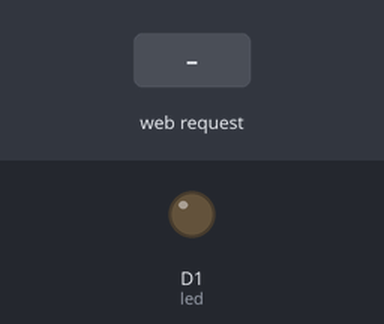
Bench run of a sketch on a simulated ESP8266 (NodeMCU). On the bench: output pins drawn as LEDs (lit = HIGH). Inputs (shaded band) come from the test bench. WiFi joins after 1.5 s; servers stay silent unless stated; what the sketch prints to the serial monitor is not drawn.

Above: at 2.7 s.
2.8 s: HTTP request GET /on received
At 3.6 s:
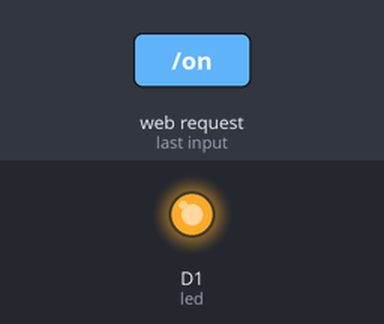
4.3 s: HTTP request GET /off received
At 4.8 s:
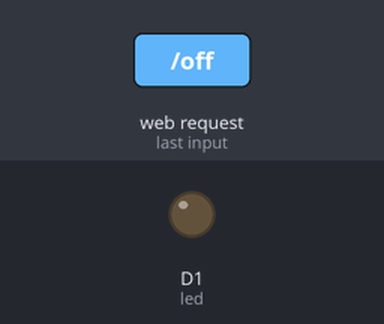
Timing chart, 0 to 7.3 s (numbered marks = the images above; inputs shaded):
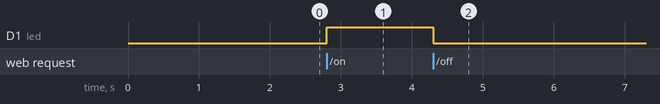

Measured:
- after the input at 2.8 s, D1 (led): LOW → HIGH at once
- after the input at 4.3 s, D1 (led): HIGH → LOW at once

The sketch:

controlled2.ino
```cpp
#include <ESP8266WiFi.h>
#include <ESP8266WebServer.h>

const char* ssid ="AngieM";
const char* password = "angieM17";
const int led = D1;

ESP8266WebServer server(80);

void geton(){
String html="<html><body><center><h1> led encendido </h1></center> <br> <a href=\"/control\"\"> <button > inicio </button> </a></body></html>";
  digitalWrite(led,HIGH);
  server.send(200,"text/html",html);
}

void getoff(){
  digitalWrite(led,0);
  String html="<html><body><center><h1> led apagado </h1></center> <br> <a href=\"/control\"\"> <button > inicio </button> </a></body></html>";

  server.send(50,"text/html",html);
}

void inicio() {
 String html="<html><title>bienvenido</title><body><center><h1>BIENVENIDO</h1><br><br><h3> encender o apagar un led con un boton><a href=\"/control\"\"> <button > controlar led </button> </a> <br>";
  html+="</body></center></html>";
  server.send(200, "text/html", html);
}
void getboton(){

  String html="<html><title>boton</title> <body><a href=\"/on\"\"> <button > LED ON </button> </a><a href=\"/off\"\"> <button > LED OFF </button> </a><br><br><a href=\"/\"\"> <button > pagina inicial </button> </a></body></html>";
   server.send(200, "text/html", html);
}


void setup() {
 //inicializa el puerto serie
 Serial.begin(115200);
 delay(10);
 //inicializa el led
 pinMode(led,OUTPUT);

 //Inicializa el módulo wifi
 WiFi.mode(WIFI_STA);
 WiFi.disconnect();
 Serial.println();
 //conecta con la red wifi
 Serial.print("Connecting to ");
 Serial.println(ssid);
 WiFi.begin(ssid, password);
 while (WiFi.status() != WL_CONNECTED) {
    delay(500);
    Serial.print(".");
 }
 Serial.println("");
 Serial.println("WiFi connected");
 Serial.print("IP address: ");
 Serial.println(WiFi.localIP());


 server.on("/",inicio);
 server.on("/control",getboton);
 server.on("/on",geton);
 server.on("/off",getoff);
 //inicializa el servidor web
 server.begin();
 Serial.println("Servidor HTTP activo");
}

void loop() {
 server.handleClient();
}
```
